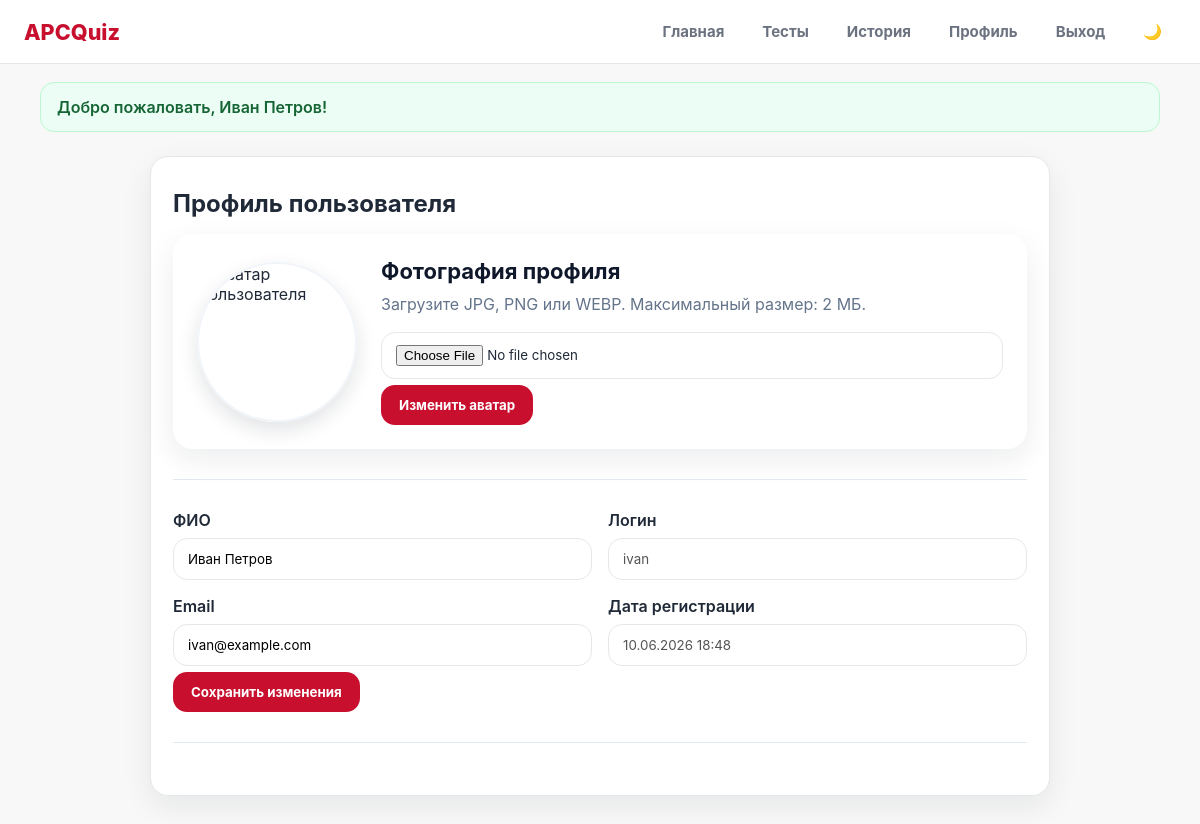
The app's page /profile.php (signed in) with its own data.
### tables this page shows
CREATE TABLE users (
    id INT AUTO_INCREMENT PRIMARY KEY,
    full_name VARCHAR(150) NOT NULL,
    username VARCHAR(50) NOT NULL UNIQUE,
    email VARCHAR(120) NOT NULL UNIQUE,
    password_hash VARCHAR(255) NOT NULL,
    created_at TIMESTAMP DEFAULT CURRENT_TIMESTAMP
);

### functions.php (called while the page is built, shortened)
<?php
function e($value): string
{
    return htmlspecialchars((string)$value, ENT_QUOTES, 'UTF-8');
}
function isUserLoggedIn(): bool
{
    return !empty($_SESSION['user_id']);
}
function currentUser(PDO $pdo): ?array
{
    $stmt = $pdo->prepare("SELECT * FROM users WHERE id = ?");
    $stmt->execute([$_SESSION['user_id']]);
    return $stmt->fetch() ?: null;
}

### profile.php (the view, shortened to what this page needs)
<?php
require_once __DIR__ . '/config/db.php';
require_once __DIR__ . '/includes/functions.php';
$user = currentUser($pdo);
$avatarPath = '/knowledge_test_system/assets/img/default-avatar.svg';
require_once __DIR__ . '/includes/header.php';
?>
<div class="container center-box">
    <div class="card">
        <div class="section-title">
            <h2>Профиль пользователя</h2>
        </div>
        <div class="profile-avatar-card">
            <div class="avatar-wrapper">
                <img
                    src="<?= e($avatarPath); ?>"
                    alt="Аватар пользователя"
                    class="profile-avatar"
                    id="avatarPreview"
                >
            </div>
            <div class="avatar-info">
                <h3>Фотография профиля</h3>
                <p>Загрузите JPG, PNG или WEBP. Максимальный размер: 2 МБ.</p>
                <form action="" method="POST" enctype="multipart/form-data">
                    <div class="form-group">
                        <input
                            type="file"
                            name="avatar"
                            id="avatarInput"
                            accept=".jpg,.jpeg,.png,.webp,image/jpeg,image/png,image/webp"
                            required
                        >
                    </div>
                    <button type="submit" name="upload_avatar" class="btn btn-primary upload-avatar-btn">
                      Изменить аватар
                </button>
                </form>
            </div>
        </div>
        <hr style="margin: 30px 0; border: none; border-top: 1px solid #e2e8f0;">
        <form method="post" data-validate="true">
            <div class="form-grid">
                <div class="form-group">
                    <label>ФИО</label>
                    <input type="text" name="full_name" value="<?= e($user['full_name']); ?>" required>
                </div>
                <div class="form-group">
                    <label>Логин</label>
                    <input type="text" value="<?= e($user['username']); ?>" disabled>
                </div>
                <div class="form-group">
                    <label>Email</label>
                    <input type="email" name="email" value="<?= e($user['email']); ?>" required>
                </div>
                <div class="form-group">
                    <label>Дата регистрации</label>
                    <input type="text" value="<?= e(date('d.m.Y H:i', strtotime($user['created_at']))); ?>" disabled>
                </div>
            </div>
            <button class="btn btn-primary save-profile-btn" type="submit" name="save_profile">Сохранить изменения</button>
        </form>
        <hr style="margin: 30px 0; border: none; border-top: 1px solid #e2e8f0;">

### style.css (style rules this page uses)
:root { --bg: #f8f8f8; --card: #ffffff; --text: #1f2937; --muted: #6b7280; --primary: #c8102e; --primary-dark: #a50d25; --border: #e5e7eb; --success: #16a34a; --danger: #c8102e; --warning: #d97706; --shadow: 0 10px 30px rgba(15, 23, 42, 0.08); --radius: 18px; }
* { box-sizing: border-box; }
html, body { margin: 0; padding: 0; font-family: Inter, "Segoe UI", Arial, sans-serif; background: var(--bg); color: var(--text); }
body { min-height: 100vh; }
.container { width: min(1120px, calc(100% - 32px)); margin: 0 auto; }
.center-box { max-width: 900px; margin: 0 auto; }
.hero-card, .card, .stat-card, .panel, .table-wrap, .auth-card { background: var(--card); border: 1px solid var(--border); border-radius: var(--radius); box-shadow: var(--shadow); }
.card, .panel, .table-wrap { padding: 22px; }
.stat-card h3, .card h3 { margin-top: 0; }
.section-title { display: flex; justify-content: space-between; align-items: center; gap: 12px; margin: 10px 0 16px; }
.section-title h2 { margin: 0; }
.btn { display: inline-flex; align-items: center; justify-content: center; gap: 8px; border: none; cursor: pointer; padding: 12px 18px; border-radius: 14px; font-weight: 700; transition: 0.25s; font-family: Inter, "Segoe UI", Arial, sans-serif; }
.btn-primary { background: var(--primary); color: #ffffff !important; }
.register-submit-btn, .forgot-password-btn, .reset-password-btn, .delete-account-btn, .upload-avatar-btn, .save-profile-btn { margin-top: 6px; }
.form-grid { display: grid; grid-template-columns: repeat(2, 1fr); gap: 16px; }
.form-group { display: flex; flex-direction: column; gap: 8px; }
.form-group label { font-weight: 600; }
input, textarea, select { width: 100%; padding: 12px 14px; border-radius: 14px; border: 1px solid var(--border); background: #ffffff; outline: none; font-family: Inter, "Segoe UI", Arial, sans-serif; }
.profile-avatar-card { display: flex; align-items: center; gap: 24px; background: #ffffff; border-radius: 20px; padding: 24px; box-shadow: 0 10px 30px rgba(15, 23, 42, 0.08); margin-bottom: 24px; flex-wrap: wrap; }
.avatar-wrapper { flex: 0 0 160px; }
.profile-avatar { width: 160px; height: 160px; border-radius: 50%; object-fit: cover; display: block; border: 2px solid #f1f5f9; box-shadow: 0 8px 20px rgba(15, 23, 42, 0.12); }
.avatar-info { flex: 1; min-width: 260px; }
.avatar-info h3 { margin: 0 0 8px; font-size: 22px; color: #0f172a; }
.avatar-info p { margin: 0 0 16px; color: #64748b; line-height: 1.5; }

### records on screen
users: full_name "Иван Петров", username "ivan", email "ivan@example.com", created_at "10.06.2026 18:48"

### other values on screen
$flash['message'] "Добро пожаловать, Иван Петров!"
